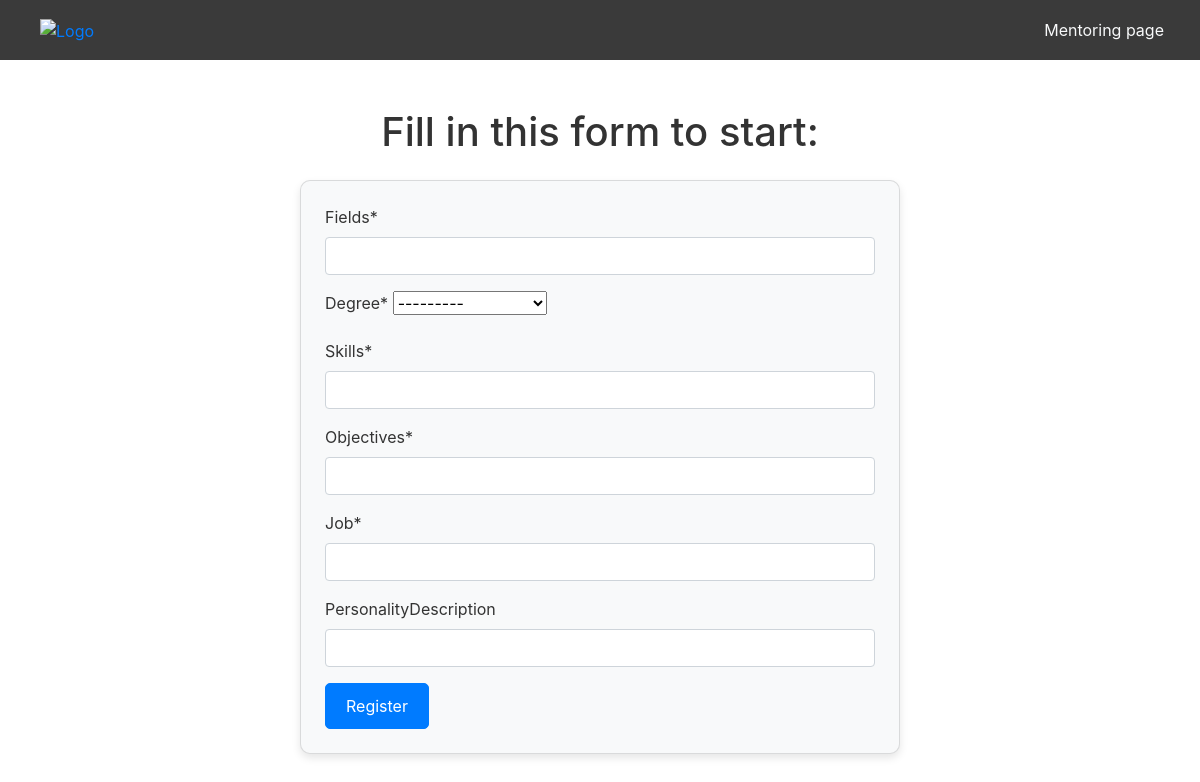
The app's page /en/mentor_page/ (signed in), older data.
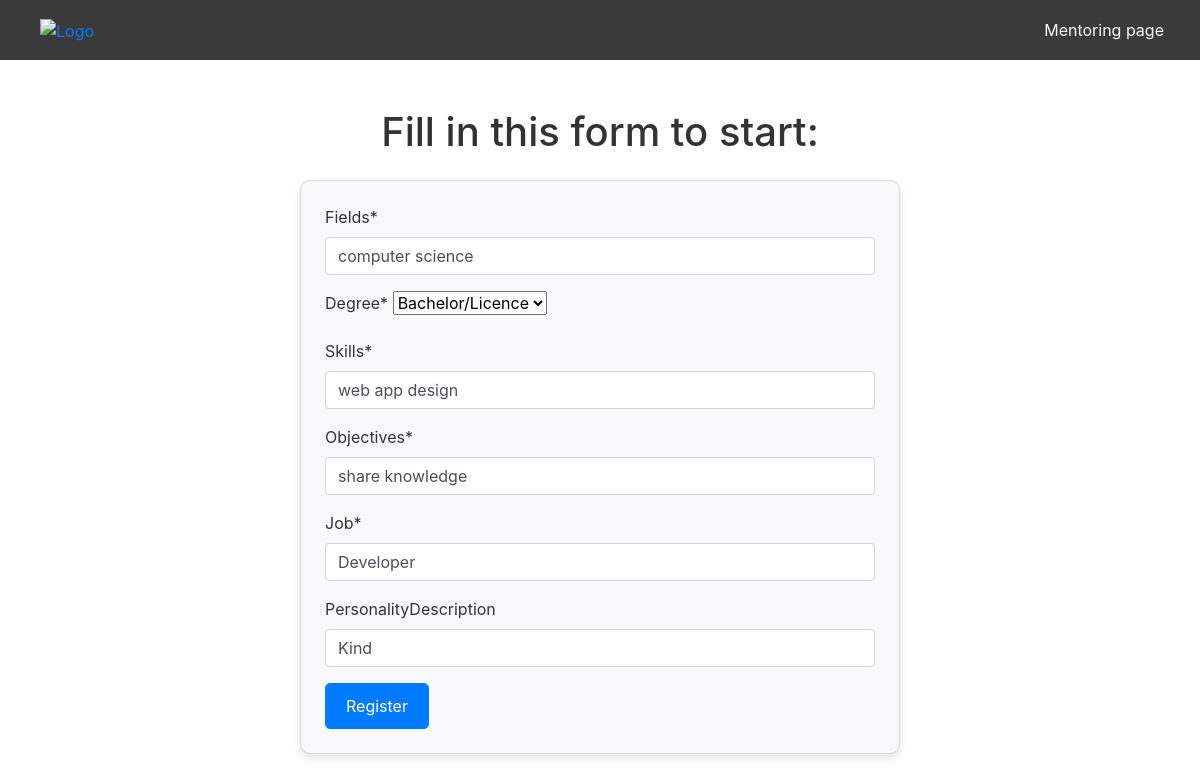
The same page, newer data.
### mentoring_app/models.py (models this page shows, shortened)
class Mentor(models.Model):
    DEGREE_CHOICES = (
        ('BAC', 'Baccalauréat'),
        ('BTS', 'BTS'),
        ('DUT', 'DUT'),
        ('LIC', 'Bachelor/Licence'),
        ('MAS', 'Master'),
        ('DOC', 'PHD/Doctorat'),
    )
    Fields = models.CharField(max_length=100)
    Degree = models.CharField(max_length=100, choices=DEGREE_CHOICES)
    Skills = models.CharField(max_length=100)
    Objectives = models.CharField(max_length=100)
    Job = models.CharField(max_length=100)
    PersonalityDescription = models.CharField(max_length=100, blank=True)
    profile = models.ForeignKey(Profile, on_delete=models.CASCADE)

### mentoring_app/views.py (the view)
# urls.py: path('mentor_page/', views.mentor_page, name='mentor_page'),
@login_required
def mentor_page(request):
    user_profile = Profile.objects.get(user=request.user)
    try:
        mentor = Mentor.objects.get(profile=user_profile)
        form = MentorForm(request.POST or None, instance=mentor)
    except Mentor.DoesNotExist:
        form = MentorForm(request.POST or None)
    if request.method == 'POST' and form.is_valid():
        mentor_instance = form.save(commit=False)
        mentor_instance.profile = user_profile
        mentor_instance.save()
        return redirect('register_page')
    return render(request, 'mentoring_app/mentor_page.html', {'form': form})

### mentoring_app/forms.py
class MentorForm(forms.ModelForm):
    class Meta:
        model = Mentor
        fields = ['Fields', 'Degree', 'Skills', 'Objectives', 'Job', 'PersonalityDescription']

### templates/mentoring_app/mentor_page.html (shortened to what this page needs)
{% extends 'base_site.html' %}
{% load crispy_forms_tags %}
{% load i18n %}
{% load static %}
{% block navbar %}
    {% include 'nav_mentoring.html' %}
{% endblock %}
{% block content %}
    <div class="container mt-5 text-center mb-4" style="margin-top: 120px;">
        <h1>{% trans 'Fill in this form to start:' %}</h1>
    </div>
    <div class="card p-4 form-container">
        <form method="post" action="{% url 'register_page' %}">
            {{ form|crispy }}
            <button type="submit" class="btn btn-primary">{% trans 'Register' %}</button>
        </form>
    </div>
{% endblock %}

Row changes from the older to the newer data that the page shows:
added Mentor: Fields "computer science", Degree "Bachelor/Licence", Skills "web app design", Objectives "share knowledge", Job "Developer", PersonalityDescription "Kind"
Text that changed along with them:
form field Degree: "---------" → (not shown)
